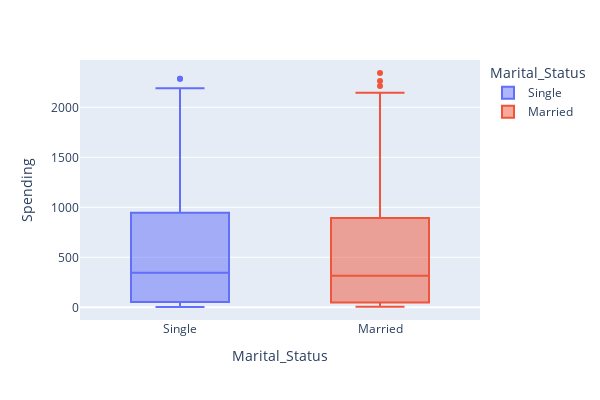

Here is the notebook cell this chart was saved with:
### Code cell
pe.box(myData,x='Marital_Status',y='Spending',color='Marital_Status').update_layout(height=400,width=600)

### Figure 1 — Plotly figure (JSON) as saved in the notebook; plotly's stock layout.template omitted (floating-point values rounded to 4 significant figures; data arrays with more than 128 entries replaced by an {"elided": "..."} marker saying what was removed)
{"data": [{"alignmentgroup": "True", "hovertemplate": "Marital_Status=%{x}<br>Spending=%{y}<extra></extra>", "legendgroup": "Single", "marker": {"color": "#636efa"}, "name": "Single", "notched": false, "offsetgroup": "Single", "orientation": "v", "showlegend": true, "type": "box", "x": {"elided": "782 str values"}, "x0": " ", "xaxis": "x", "y": {"elided": "782 int values"}, "y0": " ", "yaxis": "y"}, {"alignmentgroup": "True", "hovertemplate": "Marital_Status=%{x}<br>Spending=%{y}<extra></extra>", "legendgroup": "Married", "marker": {"color": "#EF553B"}, "name": "Married", "notched": false, "offsetgroup": "Married", "orientation": "v", "showlegend": true, "type": "box", "x": {"elided": "1423 str values"}, "x0": " ", "xaxis": "x", "y": {"elided": "1423 int values"}, "y0": " ", "yaxis": "y"}], "layout": {"boxmode": "overlay", "height": 400, "legend": {"title": {"text": "Marital_Status"}, "tracegroupgap": 0}, "margin": {"t": 60}, "width": 600, "xaxis": {"anchor": "y", "categoryarray": ["Single", "Married"], "categoryorder": "array", "domain": [0, 1], "title": {"text": "Marital_Status"}}, "yaxis": {"anchor": "x", "domain": [0, 1], "title": {"text": "Spending"}}}}
